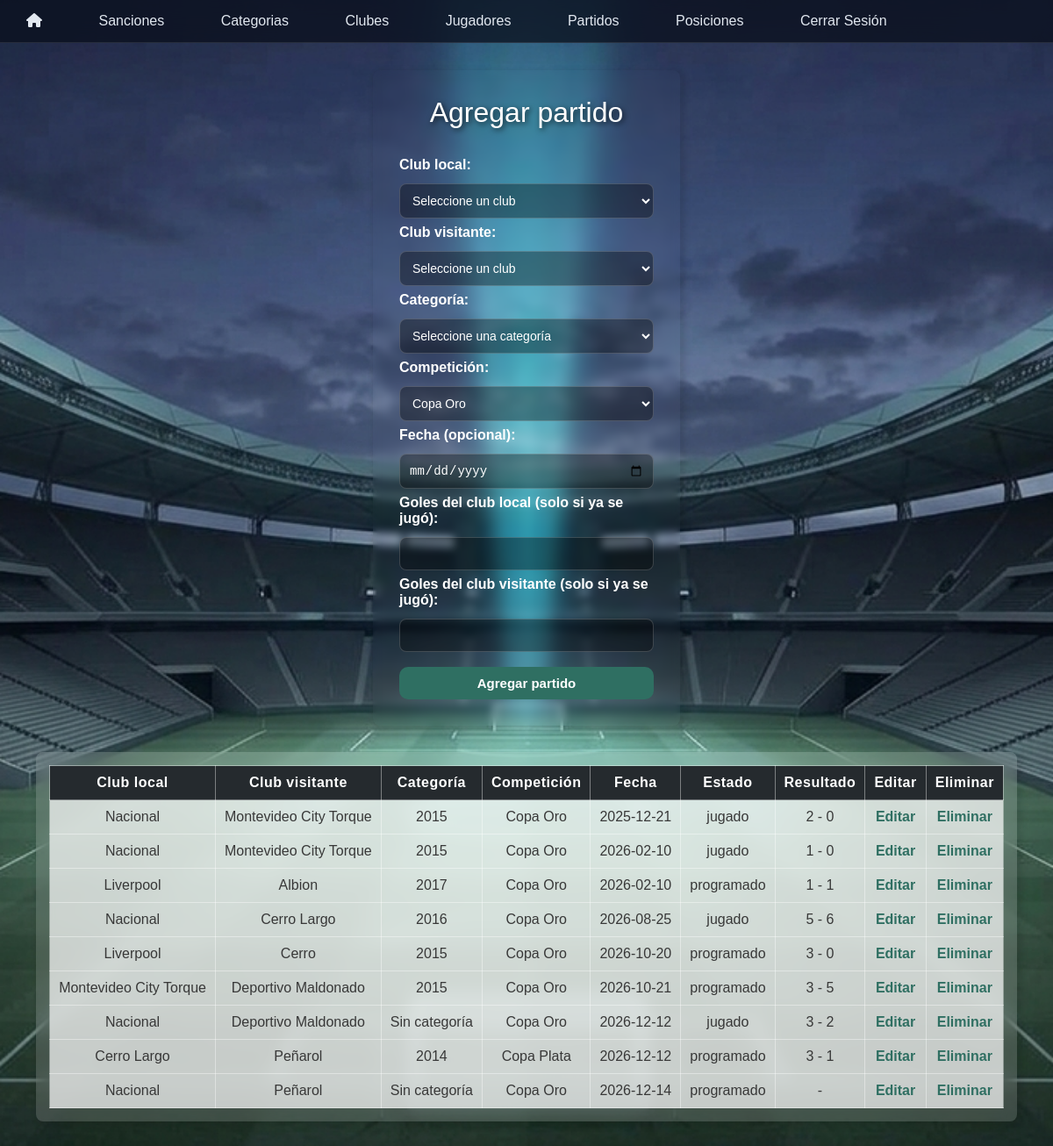
The page /fixture/gestionarPartidos.php (signed in) on the database its author committed.
### tables this page shows
CREATE TABLE `partidos` (
  `id` int(11) NOT NULL,
  `id_club_local` int(11) NOT NULL,
  `id_club_visitante` int(11) NOT NULL,
  `id_categoria` int(11) NOT NULL,
  `fecha` date DEFAULT NULL,
  `estado` varchar(20) NOT NULL DEFAULT 'sin_fecha',
  `goles_local` int(11) DEFAULT NULL,
  `goles_visitante` int(11) DEFAULT NULL,
  `id_competicion` int(11) NOT NULL DEFAULT 1
);

CREATE TABLE `club` (
  `id` int(11) NOT NULL,
  `nombre` varchar(100) NOT NULL,
  `logo` varchar(255) DEFAULT NULL,
  `activo` tinyint(1) NOT NULL DEFAULT 1
);

CREATE TABLE `categorias` (
  `id` int(11) NOT NULL,
  `año` varchar(45) NOT NULL,
  `cantidad_jugadores` int(11) NOT NULL DEFAULT 0
);

CREATE TABLE `competicion` (
  `id` int(11) NOT NULL,
  `nombre` varchar(50) NOT NULL
);

### fixture/agregarPartido.php (the view, shortened to what this page needs)
<?php
require_once __DIR__ . "/../conexion.php";
$resultadoCompeticiones = mysqli_query($conn, "SELECT * FROM competicion");
?>
<div class="Casilla">
    <form action="gestionarPartidos.php" method="post">
        <h1 class="tituloPartidos">Agregar partido</h1>
        <label for="EquipoLocal">Club local:</label>
        <select name="EquipoLocal" id="EquipoLocal" required>
            <option value="">Seleccione un club</option>
        </select>
        <label for="EquipoVisitante">Club visitante:</label>
        <select name="EquipoVisitante" id="EquipoVisitante" required>
            <option value="">Seleccione un club</option>
        </select>
        <label for="Categoria">Categoría:</label>
        <select name="Categoria" id="Categoria" required>
            <option value="">Seleccione una categoría</option>
        </select>
        <label for="Competicion">Competición:</label>
        <select name="Competicion" id="Competicion" required>
            <?php while ($competicion = mysqli_fetch_assoc($resultadoCompeticiones)) { ?>
                <option value="<?php echo $competicion['id']; ?>">
                    <?php echo htmlspecialchars($competicion['nombre']); ?>
                </option>
            <?php } ?>
        </select>
        <label for="fecha">Fecha (opcional):</label>
        <input type="date" name="fecha" id="fecha">
        <label for="golesLocal">Goles del club local (solo si ya se jugó):</label>
        <input type="number" name="goles_local" id="golesLocal" min="0">
        <label for="golesVisitante">Goles del club visitante (solo si ya se jugó):</label>
        <input type="number" name="goles_visitante" id="golesVisitante" min="0">
        <input class="Agregar" type="submit" value="Agregar partido">
    </form>
</div>

### fixture/listarPartidos.php (shortened to what this page needs)
<?php
require_once __DIR__ . "/../conexion.php";
$sql = "SELECT partidos.*,
        local.nombre AS nombre_local,
        visitante.nombre AS nombre_visitante,
        categorias.año AS nombre_categoria,
        competicion.nombre AS nombre_competicion
        FROM partidos
        INNER JOIN club AS local
        ON partidos.id_club_local = local.id
        INNER JOIN club AS visitante
        ON partidos.id_club_visitante = visitante.id
        LEFT JOIN categorias
        ON partidos.id_categoria = categorias.id
        INNER JOIN competicion
        ON partidos.id_competicion = competicion.id
        ORDER BY partidos.fecha IS NULL DESC, partidos.fecha ASC";
$resultado = mysqli_query($conn, $sql);
?>
<div class="Tabla">
    <table class="tablaPartidos" border="1">
        <tr>
            <th>Club local</th>
            <th>Club visitante</th>
            <th>Categoría</th>
            <th>Competición</th>
            <th>Fecha</th>
            <th>Estado</th>
            <th>Resultado</th>
            <th>Editar</th>
            <th>Eliminar</th>
        </tr>
        <?php while ($fila = mysqli_fetch_assoc($resultado)) { ?>
        <tr>
            <td><?php echo htmlspecialchars($fila['nombre_local']); ?></td>
            <td><?php echo htmlspecialchars($fila['nombre_visitante']); ?></td>
            <td>
                <?php
                if ($fila['nombre_categoria'] == NULL) {
                    echo "Sin categoría";
                } else {
                    echo htmlspecialchars($fila['nombre_categoria']);
                }
                ?>
            </td>
            <td><?php echo htmlspecialchars($fila['nombre_competicion']); ?></td>
            <td>
                <?php
                if ($fila['fecha'] == NULL) {
                    echo "Sin fecha";
                } else {
                    echo htmlspecialchars($fila['fecha']);
                }
                ?>
            </td>
            <td><?php echo htmlspecialchars($fila['estado']); ?></td>
            <td>
                <?php
                if ($fila['goles_local'] === NULL ||
                    $fila['goles_visitante'] === NULL) {
                    echo "-";
                } else {
                    echo $fila['goles_local'] . " - " . $fila['goles_visitante'];
                }
                ?>
            </td>
            <td>
                <a href="editarPartido.php?id=<?php echo $fila['id']; ?>">Editar</a>
            </td>
            <td>
                <a href="eliminarPartido.php?id=<?php echo $fila['id']; ?>"
                   onclick="return confirm('¿Seguro que querés eliminar este partido?');">
                    Eliminar
                </a>
            </td>
        </tr>
        <?php } ?>
    </table>
</div>

### fixture/partidos.css (style rules this page uses)
body { margin: 0; font-family: Arial, Helvetica, sans-serif; background-image: url("../imagenes/BG.png"); background-size: cover; background-position: center; background-attachment: fixed; }
.Casilla { display: flex; flex-direction: column; align-items: center; width: 350px; box-sizing: border-box; margin: 30px auto; padding: 30px; border-radius: 8px; box-shadow: 3px 3px 6px 3px rgba(0, 0, 0, 0.1); backdrop-filter: blur(5px); }
.Casilla form { display: flex; flex-direction: column; align-items: center; width: 100%; gap: 7px; }
.tituloPartidos { font-weight: normal; text-align: center; color: white; text-shadow:2px 2px 6px rgba(0,0,0,.7); margin: 0 0 25px; }
.Casilla label { align-self: flex-start; font-weight: bold; color: white; margin-bottom: 5px; }
.Casilla input[type="date"], .Casilla input[type="number"], .Casilla select { width:100%; box-sizing:border-box; padding:10px; border:1px solid rgba(255, 255, 255, 0.18); color: white; border-radius:8px; background:rgba(0, 0, 0, 0.35); font-size:14px; outline:none; transition:.3s; display: block; box-sizing: border-box; }
.Casilla .Agregar { width: 100%; padding: 10px; margin-top: 10px; border: none; border-radius: 10px; background: #2F6F62; color: white; font-size: 15px; font-weight: bold; cursor: pointer; transition: .3s; }
.Tabla { display: block; width: fit-content; max-width: calc(100% - 30px); box-sizing: border-box; margin: 30px auto; padding: 15px; overflow-x: auto; background: rgba(255, 255, 255, 0.15); border-radius: 8px; box-shadow: 3px 3px 6px 3px rgba(0, 0, 0, 0.1); backdrop-filter: blur(10px); }
.tablaPartidos { font-family: Arial, Helvetica, sans-serif; border-collapse: collapse; width: 100%; }
.tablaPartidos th, .tablaPartidos td { border: 1px solid rgba(255, 255, 255, 0.4); padding: 10px; text-align: center; white-space: nowrap; }
.tablaPartidos th { background: #252A2E; color: white; font-weight: 700; letter-spacing: .5px; }
.tablaPartidos td { background: rgba(255, 255, 255, 0.7); color: #383838; }
.tablaPartidos a { text-decoration: none; color: #2F6F62; font-weight: bold; }

### rows shown on the page
partidos: club.nombre "Nacional", club.nombre "Montevideo City Torque", id_categoria.año "2015", id_competicion.nombre "Copa Oro", fecha "2025-12-21", estado "jugado", goles_local "2", goles_visitante "0"
partidos: club.nombre "Nacional", club.nombre "Montevideo City Torque", id_categoria.año "2015", id_competicion.nombre "Copa Oro", fecha "2026-02-10", estado "jugado", goles_local "1", goles_visitante "0"
partidos: club.nombre "Liverpool", club.nombre "Albion", id_categoria.año "2017", id_competicion.nombre "Copa Oro", fecha "2026-02-10", estado "programado", goles_local "1", goles_visitante "1"
partidos: club.nombre "Nacional", club.nombre "Cerro Largo", id_categoria.año "2016", id_competicion.nombre "Copa Oro", fecha "2026-08-25", estado "jugado", goles_local "5", goles_visitante "6"
partidos: club.nombre "Liverpool", club.nombre "Cerro", id_categoria.año "2015", id_competicion.nombre "Copa Oro", fecha "2026-10-20", estado "programado", goles_local "3", goles_visitante "0"
partidos: club.nombre "Montevideo City Torque", club.nombre "Deportivo Maldonado", id_categoria.año "2015", id_competicion.nombre "Copa Oro", fecha "2026-10-21", estado "programado", goles_local "3", goles_visitante "5"
partidos: club.nombre "Nacional", club.nombre "Deportivo Maldonado", shows "Sin categoría", id_competicion.nombre "Copa Oro", fecha "2026-12-12", estado "jugado", goles_local "3", goles_visitante "2"
partidos: club.nombre "Cerro Largo", club.nombre "Peñarol", id_categoria.año "2014", id_competicion.nombre "Copa Plata", fecha "2026-12-12", estado "programado", goles_local "3", goles_visitante "1"
partidos: club.nombre "Nacional", club.nombre "Peñarol", shows "Sin categoría", id_competicion.nombre "Copa Oro", fecha "2026-12-14", estado "programado"

### other values the page prints
form field Competicion "Copa Oro"
